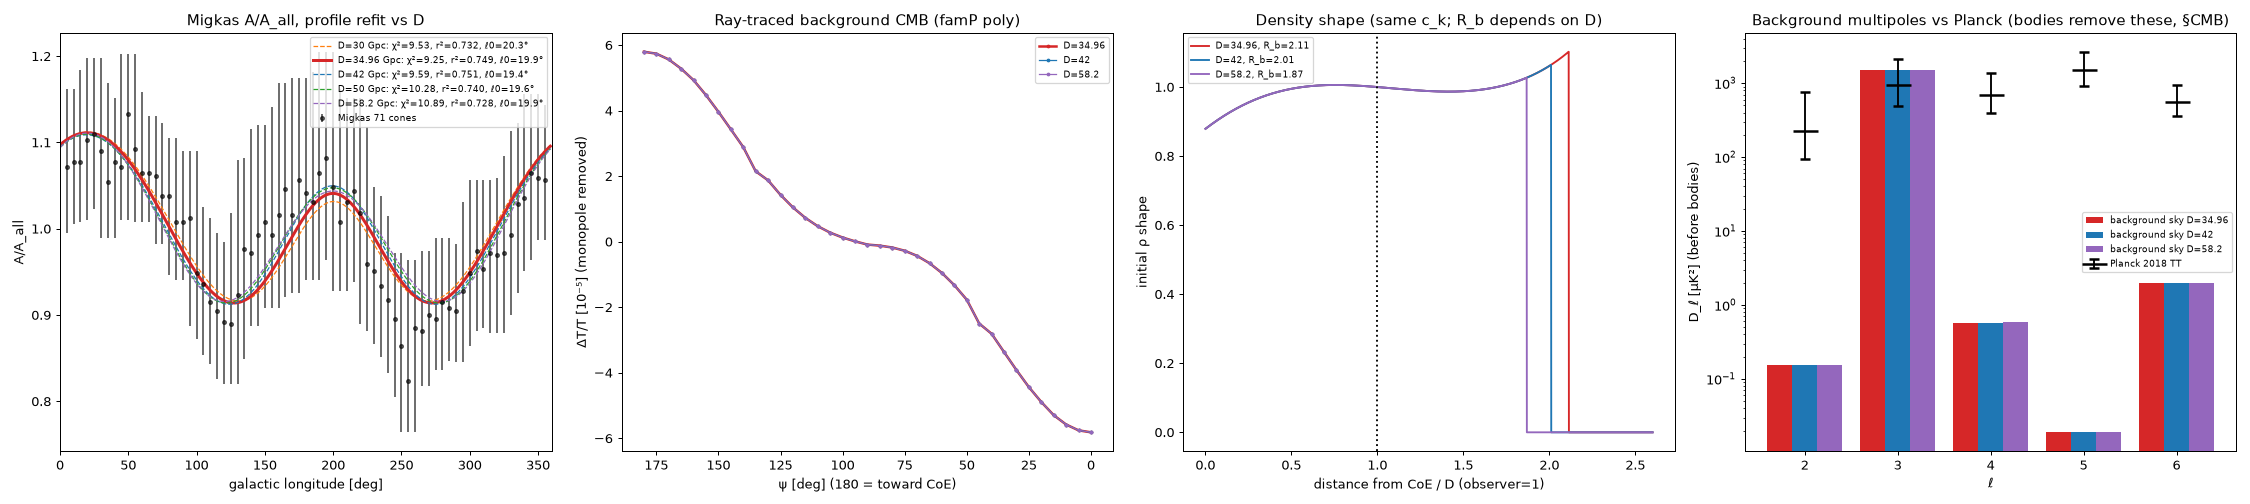

The Python source for this figure:
# rev7 regeneration of rev6 Fig 6 (Migkas direct fits, ray-traced CMB, density shape, low multipoles). rev6 (poly_plots.py) drew the
# D=42 Gpc runs. This uses the rev7 solve products: p1_migkas_D*.json (profile refits vs D), p2_trace_D*.npz (famP.py ray traces,
# same shape law), p2_sm_D*_ns64.npy (background skies), with D=34.96 Gpc the adopted value.
import json,numpy as np,healpy as hp,matplotlib;matplotlib.use('Agg');import matplotlib.pyplot as plt
O='/workspace/coepdf/joint_solve/phase2/';d=np.genfromtxt('/workspace/cosmology/migkas/fig6_digitized.csv',delimiter=',',names=True)
l,y=d['l_deg'],d['A_over_Aall'];el,eh=d['A_err_low'],d['A_err_high']
PL=np.load(O+'p6_p8.npz')['Pf'];CC=[-0.041,-0.035,0.1353,0];RV=14.30048287260589
Ds=['30','34.96','42','50','58.2'];col=dict(zip(Ds,['C1','C3','C0','C2','C4']));out={}
fig,ax=plt.subplots(1,4,figsize=(25,5.6))
a=ax[0];a.errorbar(l,y,[el,eh],fmt='o',ms=3,color='k',alpha=.6,label='Migkas 71 cones')
for D in Ds:
    p=list(json.load(open(O+f'p1_migkas_D{D}.json')).values())[0];c=np.array(p['curve']);lf=np.arange(len(c))*360/len(c);out[D]=dict(chi2=p['chi2'],r2=p['r2_pearson'],l0=p['l0'])
    a.plot(lf,c,color=col[D],lw=2.4 if D=='34.96' else 1,ls='-' if D=='34.96' else '--',label=f'D={D} Gpc: χ²={p["chi2"]:.2f}, r²={p["r2_pearson"]:.3f}, ℓ0={p["l0"]:.1f}°')
a.set_xlim(0,360);a.set_xlabel('galactic longitude [deg]');a.set_ylabel('A/A_all');a.legend(fontsize=7);a.set_title('Migkas A/A_all, profile refit vs D')
for D in ('34.96','42','58.2'):
    o=np.load(O+f'p2_trace_D{D}.npz')['o'];o=o[np.argsort(o[:,0])];psi=o[:,0];lz=np.log(o[:,1]);w=np.sin(np.radians(psi))
    dT=-(lz-np.trapezoid(lz*w,psi)/np.trapezoid(w,psi));ax[1].plot(psi,dT*1e5,color=col[D],marker='o',ms=2,lw=2 if D=='34.96' else 1,label=f'D={D}')
    sm=np.load(O+f'p2_sm_D{D}_ns64.npy');cl=hp.anafast(sm,lmax=6);T0=2.7255e6;Dl=np.arange(7)*(np.arange(7)+1)*cl/2/np.pi*T0**2;out[D]['Dl2_6']=Dl[2:7].tolist();out[D]['rms']=float(sm.std())
    x=np.linspace(1e-3,2.6,2000);Rb=1.5*(1+RV/float(D));ax[2].plot(x,np.exp(sum(c*(np.minimum(x,Rb)-1)**(k+1) for k,c in enumerate(CC)))*(x<=Rb),color=col[D],label=f'D={D}, R_b={Rb:.2f}')
ax[1].invert_xaxis();ax[1].set_xlabel('ψ [deg] (180 = toward CoE)');ax[1].set_ylabel('ΔT/T [10⁻⁵] (monopole removed)');ax[1].set_title('Ray-traced background CMB (famP poly)');ax[1].legend(fontsize=7)
ax[2].axvline(1,color='k',ls=':');ax[2].set_xlabel('distance from CoE / D (observer=1)');ax[2].set_ylabel('initial ρ shape');ax[2].set_title('Density shape (same c_k; R_b depends on D)');ax[2].legend(fontsize=7)
a=ax[3];k=np.arange(2,7)
for i,D in enumerate(('34.96','42','58.2')):a.bar(k-0.27+0.27*i,out[D]['Dl2_6'],0.27,color=col[D],label=f'background sky D={D}')
s=PL[:,0]<=6;a.errorbar(PL[s,0],PL[s,1],[PL[s,2],PL[s,3]],fmt='k_',ms=20,mew=2,capsize=4,label='Planck 2018 TT')
a.set_yscale('log');a.set_xlabel('ℓ');a.set_ylabel('D_ℓ [μK²] (before bodies)');a.set_title('Background multipoles vs Planck (bodies remove these, §CMB)');a.legend(fontsize=7)
fig.tight_layout();fig.savefig(__file__.replace('.py','.png'),dpi=90);json.dump(out,open(__file__.replace('.py','.json'),'w'),indent=1);print(out)
